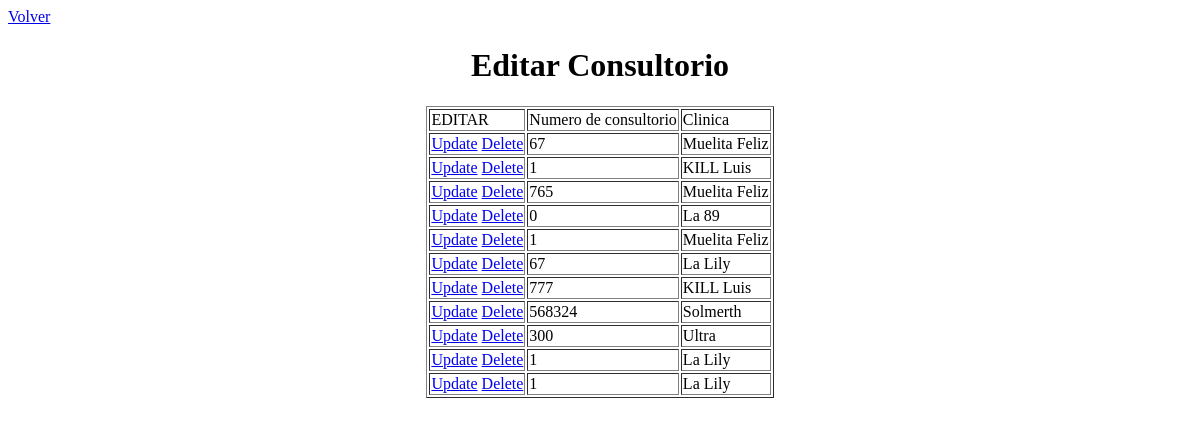
Page /PagsWeb/editarConsultorio.php on the earlier database version.
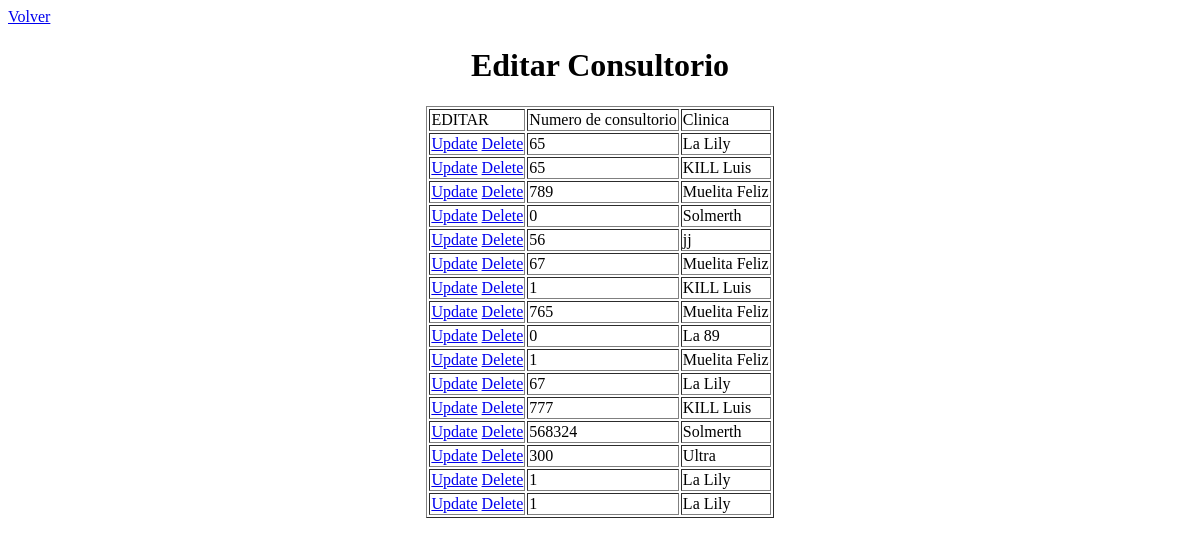
Same page on the later database version.
### tables this page shows
CREATE TABLE IF NOT EXISTS `consultorio` (
  `idConsultorio` int(11) NOT NULL AUTO_INCREMENT,
  `idClinica` int(11) NOT NULL,
  `numConsultorio` int(11) NOT NULL,
  PRIMARY KEY (`idConsultorio`)
);

CREATE TABLE IF NOT EXISTS `clinica` (
  `idClinic` int(11) NOT NULL AUTO_INCREMENT,
  `name` varchar(40) NOT NULL,
  `latitud` varchar(40) NOT NULL,
  `longitud` varchar(40) NOT NULL,
  PRIMARY KEY (`idClinic`)
);

### PagsWeb/editarConsultorio.php (the view, shortened to what this page needs)
<!DOCTYPE html>
<html>
	<head><title>MySQL Table Viewer</title></head>
	<body>
	<a href="index.php">Volver</a>
<?php
        $table = "consultorio";
        $name = "Editar Consultorio";
    $result = mysql_query("SELECT idConsultorio, numConsultorio, name FROM {$table}, clinica WHERE idClinic = idclinica");
    echo "<center>";
    echo "<h1>{$name}</h1>";
    echo "<table border='1.5'><tr>";
    echo "<td>EDITAR</td>";
    echo "<td>Numero de consultorio</td><td>Clinica</td>";
    echo "</tr>\n";
    while($row = mysql_fetch_row($result))
    {
        $varId = 0;
        foreach($row as $cell)
        {
        if ($varId == 0){
            echo "<tr>";
            echo "
                <td>
            <a href='updateConsultorio.php?id=".$cell."'>Update</a>
            <a href='editarConsultorio.php?id=".$cell."&eliminar=t'>Delete</a>
            \n
            </td>";
            $varId = 1;
        }
            else {echo "<td>$cell</td>";
        }
        }
    }
    ?></form>
    </body></html>

Differences in the rows shown:
now on this page (row edited): consultorio: numConsultorio "65", idClinica.name "La Lily"
now on this page (row edited): consultorio: numConsultorio "65", idClinica.name "KILL Luis"
now on this page (row edited): consultorio: numConsultorio "789", idClinica.name "Muelita Feliz"
now on this page (row edited): consultorio: numConsultorio "0", idClinica.name "Solmerth"
now on this page (row edited): consultorio: numConsultorio "56", idClinica.name "jj"
